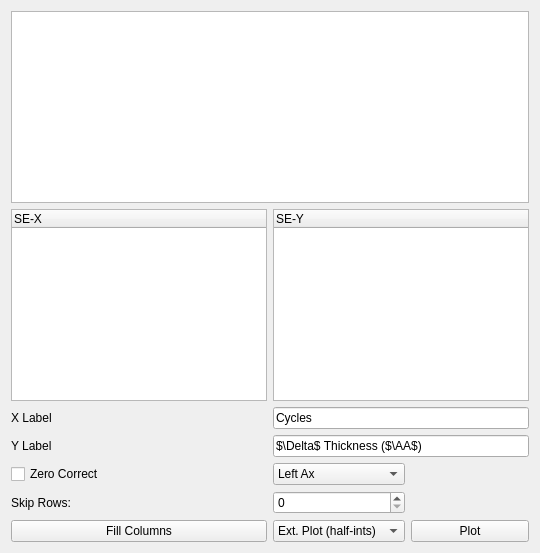
      <widget class="QWidget" name="tab_3">
       <attribute name="title">
        <string>Axis Properties</string>
       </attribute>
       <layout class="QGridLayout" name="gridLayout_3">
        <item row="11" column="2">
         <widget class="QComboBox" name="plot_type_cb">
          <item>
           <property name="text">
            <string>Ext. Plot (half-ints)</string>
           </property>
          </item>
          <item>
           <property name="text">
            <string>Ext. Plot (ints)</string>
           </property>
          </item>
          <item>
           <property name="text">
            <string>X vs Y</string>
           </property>
          </item>
          <item>
           <property name="text">
            <string>Ext. Plot (third-ints)</string>
           </property>
          </item>
         </widget>
        </item>
        <item row="4" column="2" colspan="2">
         <widget class="QLineEdit" name="xlabel_le">
          <property name="text">
           <string>Cycles</string>
          </property>
         </widget>
        </item>
        <item row="5" column="2" colspan="2">
         <widget class="QLineEdit" name="ylabel_le">
          <property name="text">
           <string>$\Delta$ Thickness ($\AA$)</string>
          </property>
         </widget>
        </item>
        <item row="11" column="1">
         <widget class="QPushButton" name="fill_cols_pb">
          <property name="text">
           <string>Fill Columns</string>
          </property>
         </widget>
        </item>
        <item row="5" column="1">
         <widget class="QLabel" name="label_9">
          <property name="text">
           <string>Y Label</string>
          </property>
         </widget>
        </item>
        <item row="7" column="1">
         <widget class="QCheckBox" name="zero_correct_checkb">
          <property name="text">
           <string>Zero Correct</string>
          </property>
          <property name="checked">
           <bool>false</bool>
          </property>
         </widget>
        </item>
        <item row="0" column="1" colspan="3">
         <widget class="QTreeView" name="SE_treeView"/>
        </item>
        <item row="1" column="1">
         <widget class="QTreeWidget" name="tw_x">
          <property name="sizePolicy">
           <sizepolicy hsizetype="Fixed" vsizetype="Expanding">
            <horstretch>0</horstretch>
            <verstretch>0</verstretch>
           </sizepolicy>
          </property>
          <column>
           <property name="text">
            <string>SE-X</string>
           </property>
          </column>
         </widget>
        </item>
        <item row="1" column="2" colspan="2">
         <widget class="QTreeWidget" name="tw_y">
          <property name="selectionMode">
           <enum>QAbstractItemView::SingleSelection</enum>
          </property>
          <column>
           <property name="text">
            <string>SE-Y</string>
           </property>
          </column>
         </widget>
        </item>
        <item row="11" column="3">
         <widget class="QPushButton" name="plot_pb">
          <property name="text">
           <string>Plot</string>
          </property>
         </widget>
        </item>
        <item row="4" column="1">
         <widget class="QLabel" name="label_8">
          <property name="text">
           <string>X Label</string>
          </property>
         </widget>
        </item>
        <item row="7" column="2">
         <widget class="QComboBox" name="ax_cb">
          <item>
           <property name="text">
            <string>Left Ax</string>
           </property>
          </item>
          <item>
           <property name="text">
            <string>Right Ax</string>
           </property>
          </item>
         </widget>
        </item>
        <item row="8" column="1">
         <widget class="QLabel" name="label_7">
          <property name="text">
           <string>Skip Rows: </string>
          </property>
         </widget>
        </item>
        <item row="8" column="2">
         <widget class="QSpinBox" name="skip_rows_sb"/>
        </item>
       </layout>
      </widget>
